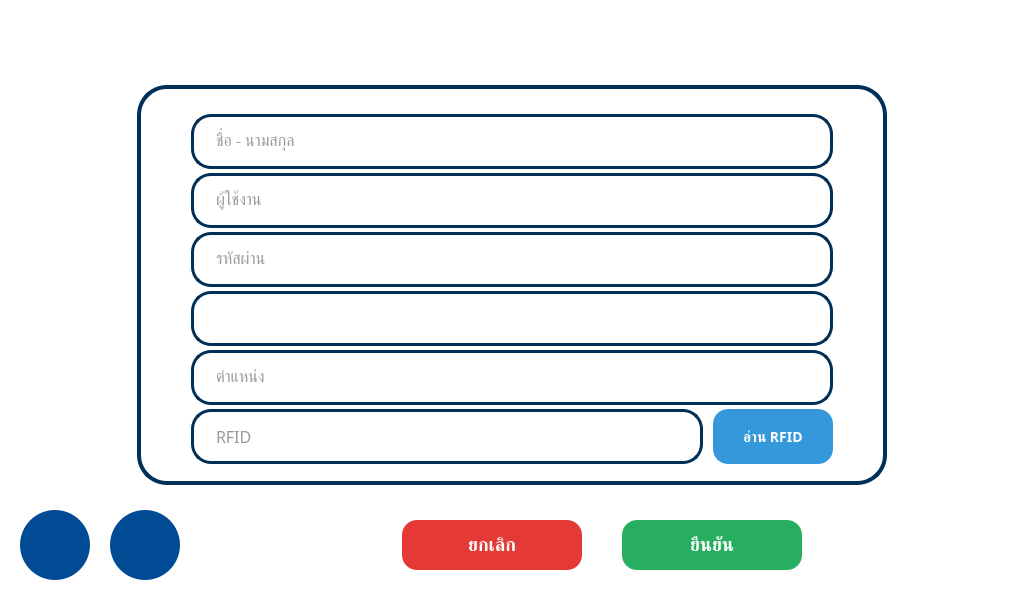
<?xml version="1.0" encoding="UTF-8"?>
<ui version="4.0">
 <class>Screen34UserCreate</class>
 <widget class="QMainWindow" name="Screen34UserCreate">
  <property name="geometry">
   <rect>
    <x>0</x>
    <y>0</y>
    <width>1024</width>
    <height>600</height>
   </rect>
  </property>
  <property name="minimumSize">
   <size>
    <width>1024</width>
    <height>600</height>
   </size>
  </property>
  <property name="maximumSize">
   <size>
    <width>1024</width>
    <height>600</height>
   </size>
  </property>
  <property name="font">
   <font>
    <family>Poppins</family>
   </font>
  </property>
  <property name="styleSheet">
   <string notr="true">
        #ofrm_central { background-color: #ffffff; }
   </string>
  </property>
  <widget class="QWidget" name="ofrm_central">
   <layout class="QVBoxLayout" name="layout_main">
    <property name="spacing">
     <number>0</number>
    </property>
    <property name="leftMargin">
     <number>20</number>
    </property>
    <property name="topMargin">
     <number>0</number>
    </property>
    <property name="rightMargin">
     <number>20</number>
    </property>
    <property name="bottomMargin">
     <number>0</number>
    </property>
    <item>
     <widget class="HeaderBWidget" name="ofrm_header" native="true">
      <property name="minimumSize">
       <size>
        <width>0</width>
        <height>80</height>
       </size>
      </property>
      <property name="maximumSize">
       <size>
        <width>16777215</width>
        <height>80</height>
       </size>
      </property>
     </widget>
    </item>
    <item>
     <layout class="QVBoxLayout" name="layout_content">
      <property name="spacing">
       <number>5</number>
      </property>
      <property name="leftMargin">
       <number>0</number>
      </property>
      <property name="topMargin">
       <number>5</number>
      </property>
      <property name="rightMargin">
       <number>0</number>
      </property>
      <property name="bottomMargin">
       <number>0</number>
      </property>
      <item alignment="Qt::AlignHCenter">
       <widget class="QFrame" name="ofrm_form_card">
        <property name="minimumSize">
         <size>
          <width>750</width>
          <height>400</height>
         </size>
        </property>
        <property name="maximumSize">
         <size>
          <width>750</width>
          <height>400</height>
         </size>
        </property>
        <property name="styleSheet">
         <string notr="true">
            QFrame#ofrm_form_card {
                background-color: #ffffff;
                border: 4px solid #003057;
                border-radius: 30px;
            }
         </string>
        </property>
        <property name="frameShape">
         <enum>QFrame::StyledPanel</enum>
        </property>
        <layout class="QVBoxLayout" name="layout_form">
         <property name="spacing">
          <number>12</number>
         </property>
         <property name="leftMargin">
          <number>50</number>
         </property>
         <property name="topMargin">
          <number>25</number>
         </property>
         <property name="rightMargin">
          <number>50</number>
         </property>
         <property name="bottomMargin">
          <number>25</number>
         </property>
         <item>
          <widget class="QLineEdit" name="otxt_fullname">
           <property name="minimumSize">
            <size>
             <width>0</width>
             <height>55</height>
            </size>
           </property>
           <property name="maximumSize">
            <size>
             <width>16777215</width>
             <height>55</height>
            </size>
           </property>
           <property name="font">
            <font>
             <family>Poppins</family>
             <pointsize>14</pointsize>
            </font>
           </property>
           <property name="styleSheet">
            <string notr="true">QLineEdit {
	background-color: #ffffff;
	border: 3px solid #003057;
	border-radius: 20px;
	padding: 8px 20px;
	font-family: 'Poppins', 'Noto Sans Thai';
	font-size: 16px;
	color: #333333;
}
QLineEdit:focus {
	border: 3px solid #0099cc;
}</string>
           </property>
           <property name="placeholderText">
            <string>ชื่อ - นามสกุล</string>
           </property>
          </widget>
         </item>
         <item>
          <widget class="QLineEdit" name="otxt_username">
           <property name="minimumSize">
            <size>
             <width>0</width>
             <height>55</height>
            </size>
           </property>
           <property name="maximumSize">
            <size>
             <width>16777215</width>
             <height>55</height>
            </size>
           </property>
           <property name="font">
            <font>
             <family>Poppins</family>
             <pointsize>14</pointsize>
            </font>
           </property>
           <property name="styleSheet">
            <string notr="true">QLineEdit {
	background-color: #ffffff;
	border: 3px solid #003057;
	border-radius: 20px;
	padding: 8px 20px;
	font-family: 'Poppins', 'Noto Sans Thai';
	font-size: 16px;
	color: #333333;
}
QLineEdit:focus {
	border: 3px solid #0099cc;
}</string>
           </property>
           <property name="placeholderText">
            <string>ผู้ใช้งาน</string>
           </property>
          </widget>
         </item>
         <item>
          <widget class="QLineEdit" name="otxt_password">
           <property name="minimumSize">
            <size>
             <width>0</width>
             <height>55</height>
            </size>
           </property>
           <property name="maximumSize">
            <size>
             <width>16777215</width>
             <height>55</height>
            </size>
           </property>
           <property name="font">
            <font>
             <family>Poppins</family>
             <pointsize>14</pointsize>
            </font>
           </property>
           <property name="styleSheet">
            <string notr="true">QLineEdit {
	background-color: #ffffff;
	border: 3px solid #003057;
	border-radius: 20px;
	padding: 8px 20px;
	font-family: 'Poppins', 'Noto Sans Thai';
	font-size: 16px;
	color: #333333;
}
QLineEdit:focus {
	border: 3px solid #0099cc;
}</string>
           </property>
           <property name="echoMode">
            <enum>QLineEdit::Password</enum>
           </property>
           <property name="placeholderText">
            <string>รหัสผ่าน</string>
           </property>
          </widget>
         </item>
         <item>
          <widget class="QComboBox" name="ocmb_role">
           <property name="minimumSize">
            <size>
             <width>0</width>
             <height>55</height>
            </size>
           </property>
           <property name="maximumSize">
            <size>
             <width>16777215</width>
             <height>55</height>
            </size>
           </property>
           <property name="font">
            <font>
             <family>Poppins</family>
             <pointsize>14</pointsize>
            </font>
           </property>
           <property name="styleSheet">
            <string notr="true">
               QComboBox {
                   background-color: #ffffff;
                   border: 3px solid #003057;
                   border-radius: 20px;
                   padding: 8px 20px;
                   font-family: 'Poppins', 'Noto Sans Thai';
                   font-size: 16px;
                   color: #000000;
               }
               QComboBox:focus {
                   border: 3px solid #0099cc;
               }
               QComboBox::drop-down {
                   border: none;
                   width: 36px;
                }
               QComboBox::down-arrow {
                   image: url(:/images/arrow_down.png);
                   width: 20px;
                   height: 20px;
               }
               QComboBox QAbstractItemView {
                   background-color: #ffffff;
                   border: 3px solid #003057;
                   outline: none;
                   selection-background-color: #e3f2fd;
                   selection-color: #000000;
                   color: #000000;
                   padding: 4px 0px;
               }
               QComboBox QAbstractItemView::item {
                   color: #000000;
                   padding: 10px 14px;
                   min-height: 34px;
                   border: none;
                   outline: none;
                   background-color: transparent;
               }
               QComboBox QAbstractItemView::item:selected {
                   background-color: #e3f2fd;
                   color: #000000;
                   border: none;
                   outline: none;
               }
               QComboBox QAbstractItemView::item:hover {
                   background-color: #e3f2fd;
                   color: #000000;
                   border: none;
                   outline: none;
               }
               QComboBox QAbstractItemView::item:focus {
                   border: none;
                   outline: none;
               }
            </string>
           </property>
          </widget>
         </item>
         <item>
          <widget class="QLineEdit" name="otxt_position">
           <property name="minimumSize">
            <size>
             <width>0</width>
             <height>55</height>
            </size>
           </property>
           <property name="maximumSize">
            <size>
             <width>16777215</width>
             <height>55</height>
            </size>
           </property>
           <property name="font">
            <font>
             <family>Poppins</family>
             <pointsize>14</pointsize>
            </font>
           </property>
           <property name="styleSheet">
            <string notr="true">QLineEdit {
	background-color: #ffffff;
	border: 3px solid #003057;
	border-radius: 20px;
	padding: 8px 20px;
	font-family: 'Poppins', 'Noto Sans Thai';
	font-size: 16px;
	color: #333333;
}
QLineEdit:focus {
	border: 3px solid #0099cc;
}</string>
           </property>
           <property name="placeholderText">
            <string>ตำแหน่ง</string>
           </property>
          </widget>
         </item>
         <item>
          <layout class="QHBoxLayout" name="layout_rfid">
           <property name="spacing">
            <number>10</number>
           </property>
           <item>
            <widget class="QLineEdit" name="otxt_rfid">
             <property name="minimumSize">
              <size>
               <width>0</width>
               <height>55</height>
              </size>
             </property>
             <property name="maximumSize">
              <size>
               <width>16777215</width>
               <height>55</height>
              </size>
             </property>
             <property name="font">
              <font>
               <family>Poppins</family>
               <pointsize>14</pointsize>
              </font>
             </property>
             <property name="styleSheet">
              <string notr="true">QLineEdit {
	background-color: #ffffff;
	border: 3px solid #003057;
	border-radius: 20px;
	padding: 8px 20px;
	font-family: 'Poppins', 'Noto Sans Thai';
	font-size: 16px;
	color: #333333;
}
QLineEdit:focus {
	border: 3px solid #0099cc;
}</string>
             </property>
             <property name="placeholderText">
              <string>RFID</string>
             </property>
            </widget>
           </item>
           <item>
            <widget class="QPushButton" name="obtn_read_rfid">
             <property name="minimumSize">
              <size>
               <width>120</width>
               <height>55</height>
              </size>
             </property>
             <property name="maximumSize">
              <size>
               <width>120</width>
               <height>55</height>
              </size>
             </property>
             <property name="font">
              <font>
               <family>Poppins</family>
               <pointsize>14</pointsize>
               <weight>75</weight>
               <bold>true</bold>
              </font>
             </property>
             <property name="styleSheet">
              <string notr="true">
                 QPushButton {
                     background-color: #3498DB;
                     border: none;
                     border-radius: 15px;
                     color: #ffffff;
                     font-family: 'Poppins', 'Noto Sans Thai';
                     font-weight: bold;
                     font-size: 14px;
                 }
                 QPushButton:hover {
                     background-color: #5DADE2;
                 }
                 QPushButton:pressed {
                     background-color: #2980B9;
                 }
              </string>
             </property>
             <property name="text">
              <string>อ่าน RFID</string>
             </property>
            </widget>
           </item>
          </layout>
         </item>
        </layout>
       </widget>
      </item>
      <item>
       <spacer name="verticalSpacer_bottom">
        <property name="orientation">
         <enum>Qt::Vertical</enum>
        </property>
        <property name="sizeHint" stdset="0">
         <size>
          <width>20</width>
          <height>0</height>
         </size>
        </property>
       </spacer>
      </item>
      <item>
       <layout class="QHBoxLayout" name="layout_bottom_bar">
        <property name="spacing">
         <number>20</number>
        </property>
        <property name="leftMargin">
         <number>0</number>
        </property>
        <property name="topMargin">
         <number>0</number>
        </property>
        <property name="rightMargin">
         <number>0</number>
        </property>
        <property name="bottomMargin">
         <number>0</number>
        </property>
        <item>
         <widget class="QPushButton" name="obtn_home">
          <property name="minimumSize">
           <size>
            <width>70</width>
            <height>70</height>
           </size>
          </property>
          <property name="maximumSize">
           <size>
            <width>70</width>
            <height>70</height>
           </size>
          </property>
          <property name="visible">
           <bool>false</bool>
          </property>
          <property name="styleSheet">
           <string notr="true">
              QPushButton {
                  background-color: #004B93;
                  border-radius: 35px;
                  border: none;
              }
              QPushButton:hover {
                  background-color: #0066CC;
              }
              QPushButton:pressed {
                  background-color: #003057;
              }
           </string>
          </property>
          <property name="text">
           <string/>
          </property>
          <property name="icon">
           <iconset resource="../../assets/resources.qrc">
            <normaloff>:/images/home.png</normaloff>:/images/home.png</iconset>
          </property>
          <property name="iconSize">
           <size>
            <width>40</width>
            <height>40</height>
           </size>
          </property>
         </widget>
        </item>
        <item>
         <widget class="QPushButton" name="obtn_back">
          <property name="minimumSize">
           <size>
            <width>70</width>
            <height>70</height>
           </size>
          </property>
          <property name="maximumSize">
           <size>
            <width>70</width>
            <height>70</height>
           </size>
          </property>
          <property name="styleSheet">
           <string notr="true">
              QPushButton {
                  background-color: #004B93;
                  border-radius: 35px;
                  border: none;
              }
              QPushButton:hover {
                  background-color: #0066CC;
              }
              QPushButton:pressed {
                  background-color: #003057;
              }
           </string>
          </property>
          <property name="text">
           <string/>
          </property>
          <property name="icon">
           <iconset resource="../../assets/resources.qrc">
            <normaloff>:/icon/chevron-left.svg</normaloff>:/icon/chevron-left.svg</iconset>
          </property>
          <property name="iconSize">
           <size>
            <width>55</width>
            <height>55</height>
           </size>
          </property>
         </widget>
        </item>
        <item>
         <spacer name="horizontalSpacer_left">
          <property name="orientation">
           <enum>Qt::Horizontal</enum>
          </property>
          <property name="sizeHint" stdset="0">
           <size>
            <width>40</width>
            <height>20</height>
           </size>
          </property>
         </spacer>
        </item>
        <item>
         <widget class="QPushButton" name="obtn_cancel">
          <property name="minimumSize">
           <size>
            <width>180</width>
            <height>50</height>
           </size>
          </property>
          <property name="maximumSize">
           <size>
            <width>180</width>
            <height>50</height>
           </size>
          </property>
          <property name="font">
           <font>
            <family>Poppins</family>
            <pointsize>14</pointsize>
            <weight>75</weight>
            <bold>true</bold>
           </font>
          </property>
          <property name="styleSheet">
           <string notr="true">
              QPushButton {
                  background-color: #e53935;
                  border: none;
                  border-radius: 15px;
                  color: #ffffff;
                  font-family: 'Poppins', 'Noto Sans Thai';
                  font-weight: bold;
                  font-size: 18px;
              }
              QPushButton:hover {
                  background-color: #EF5350;
              }
              QPushButton:pressed {
                  background-color: #c62828;
              }
           </string>
          </property>
          <property name="text">
           <string>ยกเลิก</string>
          </property>
         </widget>
        </item>
        <item>
         <spacer name="horizontalSpacer_mid">
          <property name="orientation">
           <enum>Qt::Horizontal</enum>
          </property>
          <property name="sizeType">
           <enum>QSizePolicy::Fixed</enum>
          </property>
          <property name="sizeHint" stdset="0">
           <size>
            <width>20</width>
            <height>20</height>
           </size>
          </property>
         </spacer>
        </item>
        <item>
         <widget class="QPushButton" name="obtn_confirm">
          <property name="minimumSize">
           <size>
            <width>180</width>
            <height>50</height>
           </size>
          </property>
          <property name="maximumSize">
           <size>
            <width>180</width>
            <height>50</height>
           </size>
          </property>
          <property name="font">
           <font>
            <family>Poppins</family>
            <pointsize>14</pointsize>
            <weight>75</weight>
            <bold>true</bold>
           </font>
          </property>
          <property name="styleSheet">
           <string notr="true">
              QPushButton {
                  background-color: #27AE60;
                  border: none;
                  border-radius: 15px;
                  color: #ffffff;
                  font-family: 'Poppins', 'Noto Sans Thai';
                  font-weight: bold;
                  font-size: 18px;
              }
              QPushButton:hover {
                  background-color: #229954;
              }
              QPushButton:pressed {
                  background-color: #1E8449;
              }
           </string>
          </property>
          <property name="text">
           <string>ยืนยัน</string>
          </property>
         </widget>
        </item>
        <item>
         <spacer name="horizontalSpacer_right">
          <property name="orientation">
           <enum>Qt::Horizontal</enum>
          </property>
          <property name="sizeHint" stdset="0">
           <size>
            <width>40</width>
            <height>20</height>
           </size>
          </property>
         </spacer>
        </item>
       </layout>
      </item>
      <item>
       <spacer name="spacer_bottom_padding">
        <property name="orientation">
         <enum>Qt::Vertical</enum>
        </property>
        <property name="sizeType">
         <enum>QSizePolicy::Fixed</enum>
        </property>
        <property name="sizeHint" stdset="0">
         <size>
          <width>20</width>
          <height>20</height>
         </size>
        </property>
       </spacer>
      </item>
     </layout>
    </item>
   </layout>
  </widget>
 </widget>
 <customwidgets>
  <customwidget>
   <class>HeaderBWidget</class>
   <extends>QWidget</extends>
   <header location="global">src.ui.widgets.header_b_widget</header>
   <container>1</container>
  </customwidget>
 </customwidgets>
 <resources>
  <include location="../../assets/resources.qrc"/>
 </resources>
 <connections/>
</ui>
